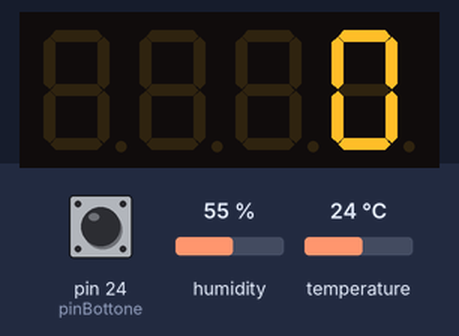
A sketch run on a simulated Arduino Mega 2560, built with avr-gcc and run on an emulated ATmega2560. Parts: 4-digit seven-segment display. Inputs (shaded band) come from the test bench; at power-on: pin 24 (pinBottone) HIGH, temperature 24 °C, humidity 55 %.

Above: at 4.6 s.
4.7 s: pin 24 (pinBottone) pulled LOW for 0.15 s
At 5.9 s:
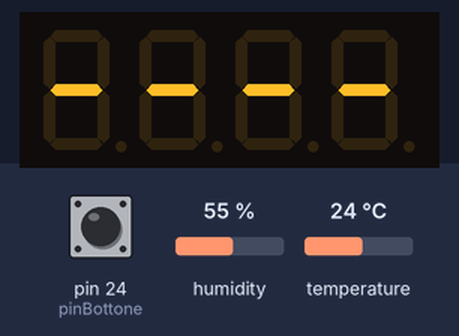
7.8 s: temperature set to 12 °C
9.5 s: pin 24 (pinBottone) pulled LOW for 1 s
At 10.8 s:
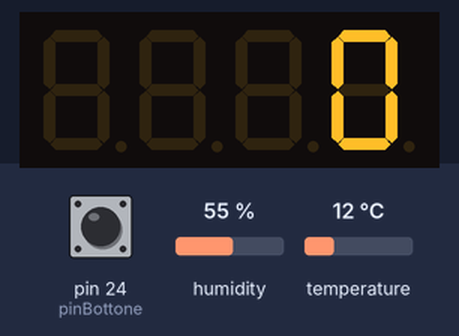
13.5 s: humidity set to 22 %
16.5 s: humidity set to 40 %
19.5 s: pin 24 (pinBottone) pulled LOW for 3.2 s
At 24.9 s:
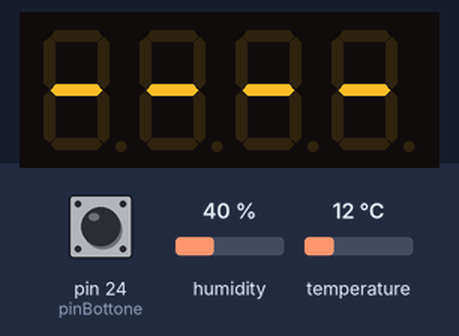
Timing chart, 0 to 26.4 s (numbered marks = the images above; inputs shaded):
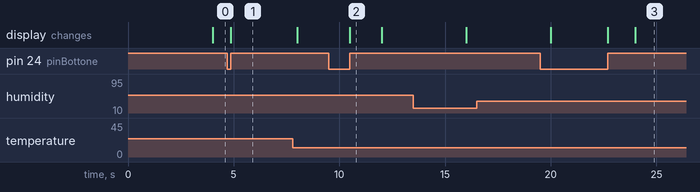

The sketch:

Meteostation.ino
```cpp
#include <SevSeg.h>
#include <dht_nonblocking.h>
#define tipoSensore  DHT_TYPE_11

SevSeg sevseg;

int pinBottone=24;
int statoBottone=0;
int  cambioDisplay=0;
int ultStatoBottone=0;


static const int pinSensore  = 22;
DHT_nonblocking sensoreDHT( pinSensore, tipoSensore );

void setup(  )
{
  pinMode(pinBottone, INPUT_PULLUP);
  Serial.begin(9600);
  byte  numCifre=4; //how many digits has the display
  byte pinCifre[]={10,11,12,13};  //digit pins
  byte pinSegmenti[]={9,2,3,5,6,8,7,4}; //segment pins from A to  G plus decimal point pin (last one)
  bool resistoriSuSegmenti=true;
  byte  CAoCC=COMMON_ANODE; //common cathode or common anode display
  sevseg.begin(CAoCC,  numCifre, pinCifre, pinSegmenti, resistoriSuSegmenti);
  sevseg.setBrightness(-10);
}

static  bool misuraAmbiente( float *temperatura, float *umidita )
{
  static unsigned  long tempo = millis( );

  //measures every 4 seconds
  if( millis( ) -  tempo > 4000)
  {
    if( sensoreDHT.measure( temperatura, umidita ) == true  )
    {
      tempo = millis( );
      return( true );
    }
  }

  return( false );
}


void loop( )
{
  float temperatura;
  float umidita;
  statoBottone=digitalRead(pinBottone);
  if (statoBottone!=ultStatoBottone)  //check if button is pressed
  {

    //change state if button is pressed
    if (statoBottone==1)
    {
      if(cambioDisplay==1)
      {
        cambioDisplay=0;
      }
      else
      {
        cambioDisplay=1;
      }
    }

    //remember the new state
    ultStatoBottone=statoBottone;
  }
if(misuraAmbiente(&temperatura, &umidita)==true)
{};
  switch(cambioDisplay)  //switch display mode (temperature or humidity)
  {
    case 0:
    {
      sevseg.setNumberF(temperatura, 1);
      break;
    };
    case 1:
    {
      sevseg.setNumber(umidita);
      break;
    };
  }

  sevseg.refreshDisplay();
}
```

Measured:
- after the input at 4.7 s, the display: changes after 0.15 s (image 1)
- after the input at 9.5 s, the display: changes after 1.0 s (image 2)
- after the input at 16.5 s, every drawn part: stays the same
- after the input at 19.5 s, the display: first differs from a run without the input after 3.2 s (image 3)
- what the display in image 2 shows lasts 1.5 s, from 10.5 s to 12.0 s
